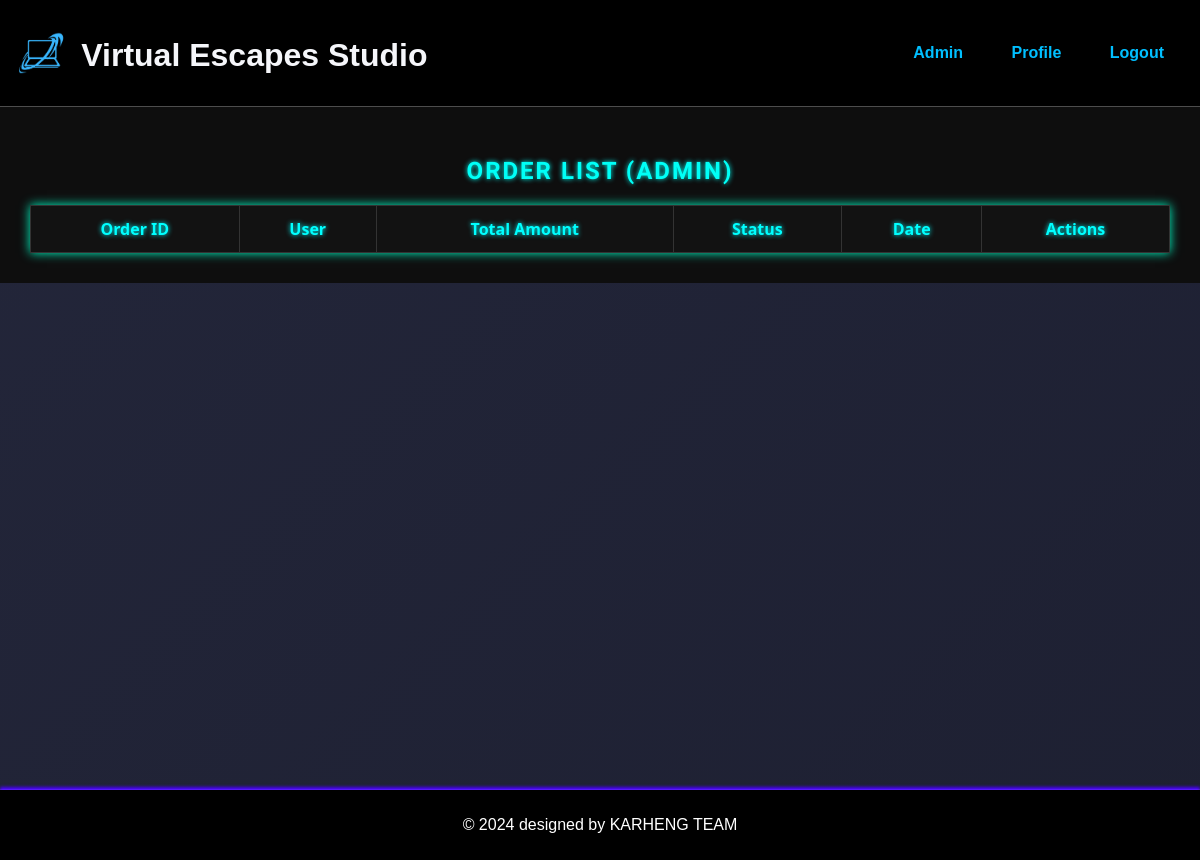
The page /admin/admin_orders.php (signed in) on the database as committed earlier.
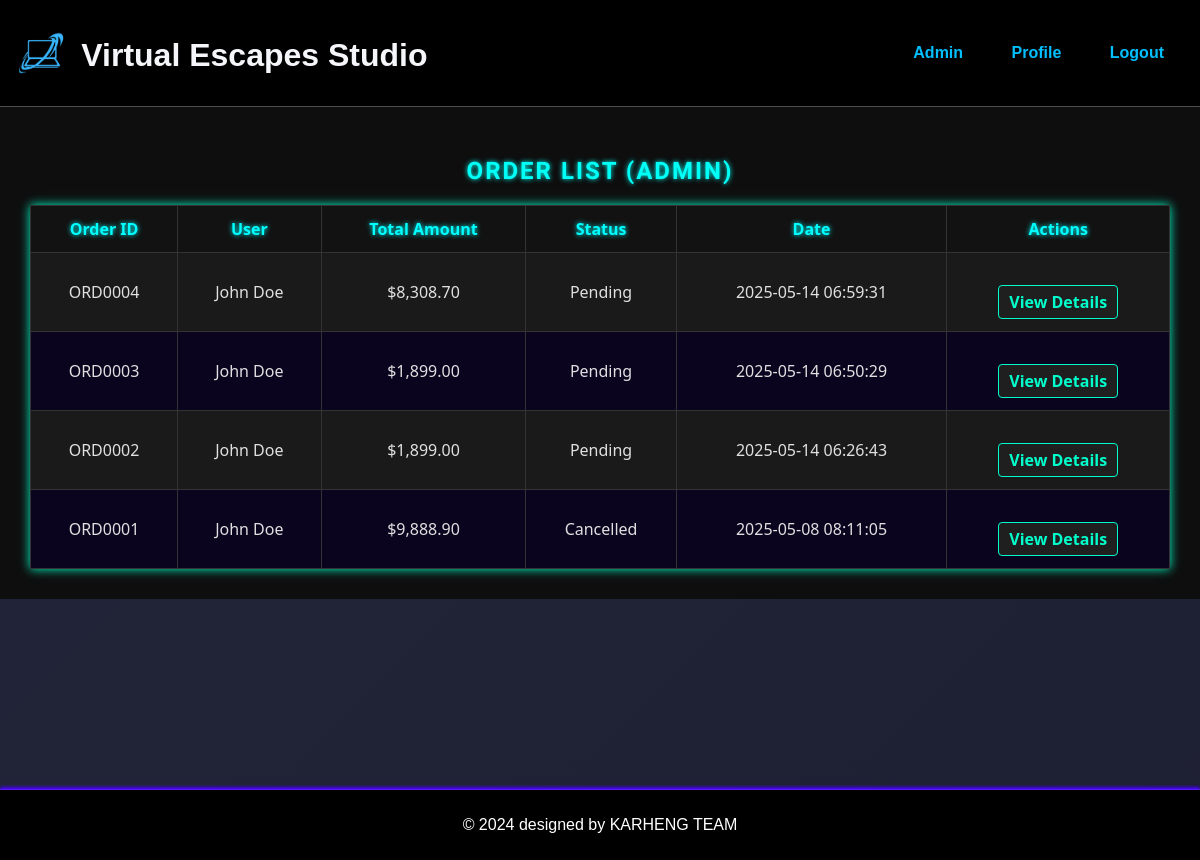
The same page on the database as committed later.
### tables this page shows
CREATE TABLE `orders` (
  `Order_ID` char(7) NOT NULL,
  `User_ID` char(6) NOT NULL,
  `Total_Price` decimal(10,2) NOT NULL,
  `Status` varchar(20) NOT NULL,
  `Shipping_Cost` decimal(10,2) DEFAULT NULL,
  `Order_Quantity` varchar(10) DEFAULT NULL,
  `tax_amount` decimal(10,2) DEFAULT NULL,
  `subtotal` decimal(10,2) DEFAULT NULL,
  `created_at` timestamp NOT NULL DEFAULT current_timestamp()
);

CREATE TABLE `user` (
  `User_ID` char(6) NOT NULL,
  `Username` varchar(100) NOT NULL,
  `Gender` varchar(10) DEFAULT NULL,
  `Password` varchar(255) NOT NULL,
  `Birthday` date DEFAULT NULL,
  `Register_Date` datetime NOT NULL,
  `Email` varchar(100) NOT NULL,
  `Address` varchar(255) NOT NULL,
  `Status` varchar(20) NOT NULL DEFAULT 'Active'
);

### base.php (called while the page is built, shortened)
<?php
function getAllOrders($conn) {
    $stmt = $conn->prepare("SELECT orders.*, user.Username
                            FROM orders
                            JOIN user ON orders.User_ID = user.User_ID
                            ORDER BY orders.created_at DESC");
    $stmt->execute();
    return $stmt->fetchAll(PDO::FETCH_ASSOC);
}
?>

### admin/admin_orders.php (the view, shortened to what this page needs)
<?php
include '../includes/header.php';
include '../db.php';
include '../base.php';
$orders = getAllOrders($conn);
?>
<div class="admin-dashboard">
<h2>Order List (Admin)</h2>
<table border="1">
    <thead>
        <tr>
            <th>Order ID</th>
            <th>User</th>
            <th>Total Amount</th>
            <th>Status</th>
            <th>Date</th>
            <th>Actions</th>
        </tr>
    </thead>
    <tbody>
        <?php foreach ($orders as $order): ?>
            <tr>
                <td><?php echo $order['Order_ID']; ?></td>
                <td><?php echo htmlspecialchars($order['Username']); ?></td>
                <td>$<?php echo number_format($order['Total_Price'], 2); ?></td>
                <td><?php echo $order['Status']; ?></td>
                <td><?php echo $order['created_at']; ?></td>
                <td>
                    <a href="admin_order_detail.php?id=<?php echo $order['Order_ID']; ?>">View Details</a>
                </td>
            </tr>
        <?php endforeach; ?>
    </tbody>
</table>
</div>
<?php
include '../includes/footer.php';
?>

### includes/header.php (shortened to what this page needs)
<!DOCTYPE html>
<html lang="en">
<head>
    <link rel="stylesheet" href="/css/styles.css">
    <link rel="stylesheet" href="https://code.jquery.com/ui/1.13.2/themes/base/jquery-ui.css">
</head>
<body>
    <header>
        <div class="header-brand">
        <img src="../images/logo.png" alt="Shop Logo" class="header-logo">
        <h1>Virtual Escapes Studio</h1>
        </div>
        <nav>
    <?php
    if (isset($_SESSION['role']) && $_SESSION['role'] === 'admin'): ?>
        <a href="../admin/admin_dashboard.php" class="nav-link">Admin</a>
        <a href="../admin/admin_profile.php" class="nav-link">Profile</a>
        <a href="../acc_security/logout.php" id="logout-link" class="nav-link">Logout</a>
    <?php endif; ?>
        </nav>
    </header>

### includes/footer.php
<?php
echo '
    <footer>
        <p>&copy; 2024 designed by KARHENG TEAM</p>
    </footer>
</body>
</html>';
?>

Rows that differ between the two databases and show on the page:
added orders: Order_ID "ORD0004", User_ID.Username "John Doe", Total_Price "8,308.70", Status "Pending", created_at "2025-05-14 06:59:31"
added orders: Order_ID "ORD0003", User_ID.Username "John Doe", Total_Price "1,899.00", Status "Pending", created_at "2025-05-14 06:50:29"
added orders: Order_ID "ORD0002", User_ID.Username "John Doe", Total_Price "1,899.00", Status "Pending", created_at "2025-05-14 06:26:43"
added orders: Order_ID "ORD0001", User_ID.Username "John Doe", Total_Price "9,888.90", Status "Cancelled", created_at "2025-05-08 08:11:05"
